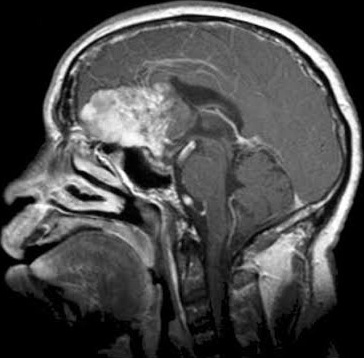
#> input picture temp1.jpg, 364 x 358 px, found by its file name
$ jupyter execute --allow-errors Brain_Tumor_Dectection.ipynb
#> lines starting #> are read from the running program, lines starting #| are printed output that depends on the picture; after the words box and inside, x2 and y2 are one past the last pixel; in counts of white or black regions, pixels touching at a corner belong together
[cell 1]
from PIL import Image
import numpy as np
import cv2
# pip install opencv-python on cmd
from matplotlib import pyplot as plt

[cell 2]
# 끝에 jpg를 붙여라 제발 ㅅㅂ
#img = Image.open('C:\\Users\\jk121\\Desktop\\temp\\archive\\Testing\\glioma_tumor\\image(1).jpg')

[cell 3]
#print(type(img))
#img.show()

[cell 4]
cv_tempIMG1 = cv2.imread('C:\\Users\\jk121\\Desktop\\temp\\archive\\Testing\\glioma_tumor\\temp1.jpg')
#> cv_tempIMG1 is the input picture: shape (358, 364, 3); min 0, max 255, mean 72.3
dst = cv_tempIMG1.copy()
#cv2.imshow('Bound Fit shapes_0',dst)
## 아래 두 모듈이 있어야 imshow가 작동
## cv2.waitKey =>키보드 입력이 있을 떄까지 대기
## cv2.destroyAllWindows 나타난 윈도우 종료

#resize_tempIMG1 = cv2.resize(cv_tempIMG1,(256,256))
## cv2.findContours
gray = cv2.cvtColor(dst,cv2.COLOR_RGB2GRAY)
## 그레이 스케일로 변환
ret, binary = cv2.threshold(gray, 127, 255, 0)
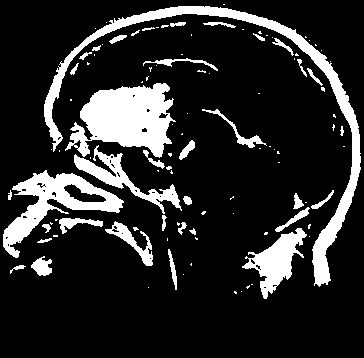
#> binary: shape (358, 364); 16.4% white; 106 white regions (69 under 20 px)
##cv2.imshow('Bound Fit shapes_01',binary)
## 바이너리 이미지로 만들어서 검은 배경에 흰색 전경으로 반전
#dst, contour, hierarchy =cv2.findCountours(binary, cv2.RETR_EXTERNAL, cv2.CHAIN_APPROX_NONE)

contr, hierarchy =cv2.findContours(binary, cv2.RETR_TREE, cv2.CHAIN_APPROX_SIMPLE)
#> contr = 145 contours, 109 with area under 20; largest, box (x1, y1, x2, y2) and area: (44, 6, 361, 287) 5172, (65, 83, 176, 158) 4931, (3, 170, 124, 258) 3466, (242, 228, 307, 299) 1716, (74, 145, 182, 214) 1408


cv2.drawContours(dst, contr, -1, (0,255,0), 1)
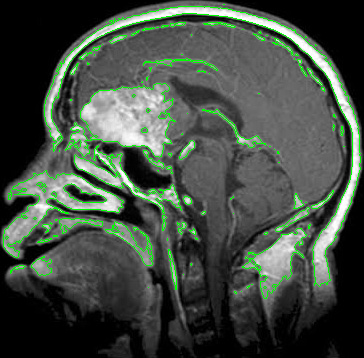
#> dst: shape (358, 364, 3); 3.91% of pixels changed, all inside (x1, y1, x2, y2) = (3, 4, 361, 299)

cv2.imshow("result", dst)

'''
cnt = contr[0]

x,y,w,h = cv2.boundingRect(cnt)
dst = cv2.rectangle(dst,(x,y),(x+w,y+h),(0,100,0),2)

cv2.imshow('dst', dst)
cv2.waitKey()
cv2.destroyAllWindows()
'''
"""
x,y,w,h = cv2.boundingRect(contour2[0])
cv2.rectangle(dst, (x,y), (x+w, y+h), (100,255,100), 1)
cv2.imshow('Bound Fit shapes',dst)
cv2.waitKey(0)
cv2.destroyAllWindows()
"""

#> (a cell that did not finish here is left out)

[cell 6]
len(contr)
#> Out = 145

[cell 7]
len(contr)
#> Out = 145

[cell 8]
contr
#> Out has the same summary as contr
